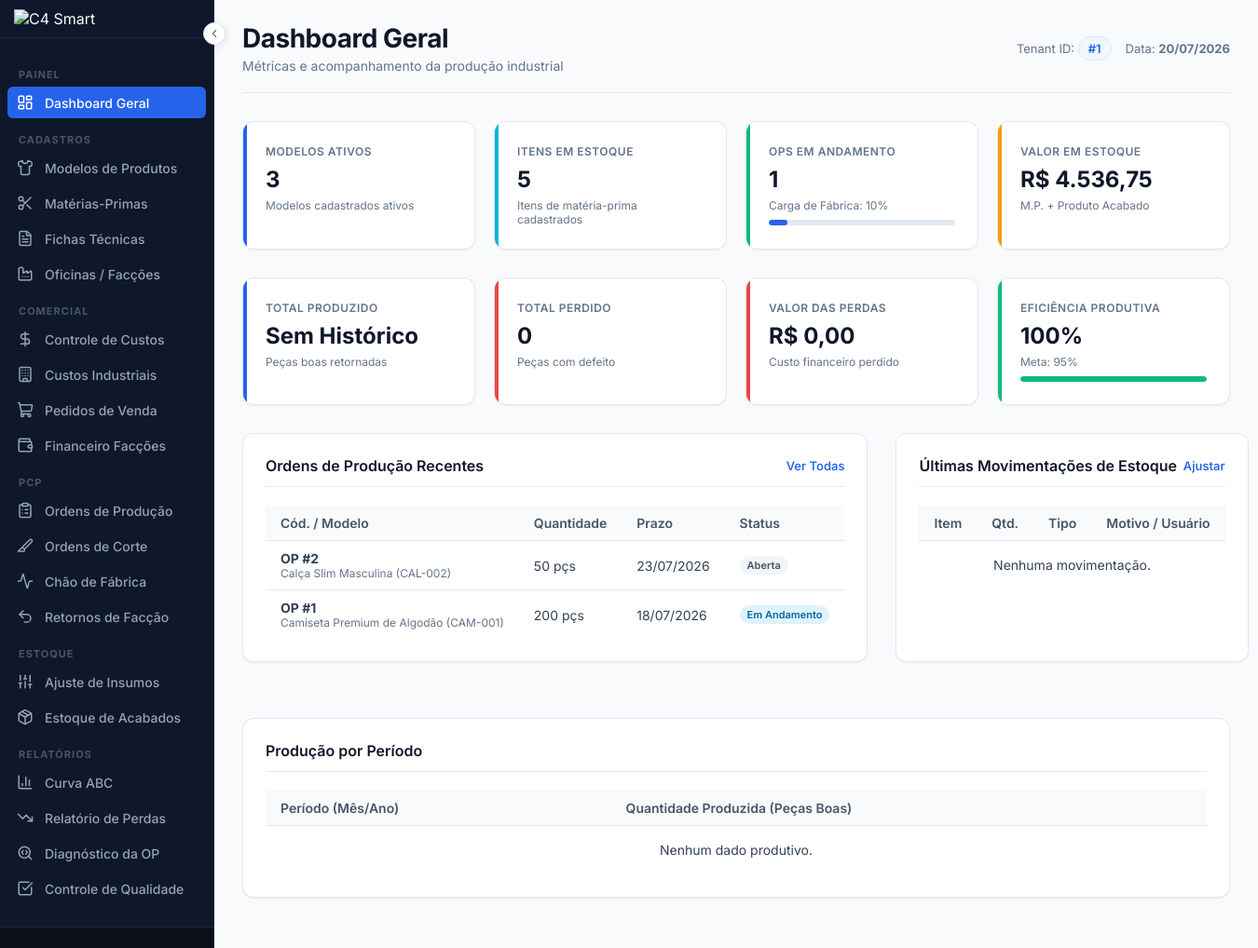
The app's page /dashboard (signed in) with its own data.
### tables this page shows
CREATE TABLE IF NOT EXISTS `ordens_producao` (
  `id` INT AUTO_INCREMENT PRIMARY KEY,
  `tenant_id` INT NOT NULL,
  `pedido_venda_id` INT NULL,
  `produto_modelo_id` INT NOT NULL,
  `oficina_faccao_id` INT NULL,
  `quantidade` INT NOT NULL DEFAULT 0,
  `prazo` DATE NOT NULL,
  `status` ENUM('aberta', 'em andamento', 'concluída', 'cancelada') NOT NULL DEFAULT 'aberta',
  `operadores` INT NOT NULL DEFAULT 1,
  `estoque_baixado` TINYINT NOT NULL DEFAULT 0,
  `criado_em` TIMESTAMP DEFAULT CURRENT_TIMESTAMP,
  CONSTRAINT `fk_op_tenant` FOREIGN KEY (`tenant_id`) REFERENCES `tenants` (`id`) ON DELETE CASCADE,
  CONSTRAINT `fk_op_pedido` FOREIGN KEY (`pedido_venda_id`) REFERENCES `pedidos_venda` (`id`) ON DELETE SET NULL,
  CONSTRAINT `fk_op_produto` FOREIGN KEY (`produto_modelo_id`) REFERENCES `produtos_modelos` (`id`) ON DELETE RESTRICT,
  CONSTRAINT `fk_op_oficina` FOREIGN KEY (`oficina_faccao_id`) REFERENCES `oficinas_faccoes` (`id`) ON DELETE SET NULL
);

CREATE TABLE IF NOT EXISTS `produtos_modelos` (
  `id` INT AUTO_INCREMENT PRIMARY KEY,
  `tenant_id` INT NOT NULL,
  `nome` VARCHAR(255) NOT NULL,
  `referencia` VARCHAR(100) NOT NULL,
  `categoria` VARCHAR(100) NOT NULL,
  `imagem` VARCHAR(255) NULL,
  `grade_tamanhos` VARCHAR(100) NOT NULL DEFAULT 'P,M,G,GG',
  `cor` VARCHAR(50) NOT NULL,
  `status` ENUM('ativo', 'inativo') NOT NULL DEFAULT 'ativo',
  `criado_em` TIMESTAMP DEFAULT CURRENT_TIMESTAMP,
  CONSTRAINT `fk_produtos_tenant` FOREIGN KEY (`tenant_id`) REFERENCES `tenants` (`id`) ON DELETE CASCADE,
  INDEX `idx_produtos_tenant` (`tenant_id`)
);

### app/Views/dashboard/index.php (the view, shortened to what the rows shown need)
<?php require __DIR__ . '/../layouts/header.php'; ?>
<div class="layout-split">
    <div class="card-box">
        <div class="table-responsive">
            <table class="table-custom">
                <thead>
                    <tr>
                        <th>Cód. / Modelo</th>
                        <th>Quantidade</th>
                        <th>Prazo</th>
                        <th>Status</th>
                    </tr>
                </thead>
                <tbody>
                    <?php if (empty($opsRecentes)): ?>
                        <tr>
                            <td colspan="4" class="empty-state">
                                Nenhuma OP cadastrada.
                            </td>
                        </tr>
                    <?php else: ?>
                        <?php foreach ($opsRecentes as $op): ?>
                            <tr>
                                <td>
                                    <strong>OP #<?= $op['id'] ?></strong>
                                    <div style="font-size: 12px; color: var(--muted);"><?= htmlspecialchars($op['modelo_nome']) ?> (<?= htmlspecialchars($op['referencia']) ?>)</div>
                                </td>
                                <td><?= number_format($op['quantidade'], 0, ',', '.') ?> pçs</td>
                                <td><?= date('d/m/Y', strtotime($op['prazo'])) ?></td>
                                <td>
                                    <?php if ($op['status'] === 'aberta'): ?>
                                        <span class="badge badge-secondary">Aberta</span>
                                    <?php elseif ($op['status'] === 'em andamento'): ?>
                                        <span class="badge badge-info">Em Andamento</span>
                                    <?php elseif ($op['status'] === 'concluída'): ?>
                                        <span class="badge badge-success">Concluída</span>
                                    <?php else: ?>
                                        <span class="badge badge-danger">Cancelada</span>
                                    <?php endif; ?>
                                </td>
                            </tr>
                        <?php endforeach; ?>
                    <?php endif; ?>
                </tbody>
            </table>
        </div>
    </div>
    <div class="card-box">
        <div class="table-responsive">
            <table class="table-custom">
                <thead>
                    <tr>
                        <th>Item</th>
                        <th>Qtd.</th>
                        <th>Tipo</th>
                        <th>Motivo / Usuário</th>
                    </tr>
                </thead>
            </table>
        </div>
    </div>
</div>
<div class="card-box">
    <div class="table-responsive">
        <table class="table-custom">
            <thead>
                <tr>
                    <th>Período (Mês/Ano)</th>
                    <th>Quantidade Produzida (Peças Boas)</th>
                </tr>
            </thead>
        </table>
    </div>
</div>
<?php require __DIR__ . '/../layouts/footer.php'; ?>

### records on screen
ordens_producao: id "2", produto_modelo.nome "Calça Slim Masculina", produto_modelo.referencia "CAL-002", quantidade "50", prazo "23/07/2026", status "Aberta"
ordens_producao: id "1", produto_modelo.nome "Camiseta Premium de Algodão", produto_modelo.referencia "CAM-001", quantidade "200", prazo "18/07/2026", status "Em Andamento"

### other values on screen
$title "Dashboard Geral"
$subtitle "Métricas e acompanhamento da produção industrial"
$_SESSION['tenant_id'] "1"
$modelosAtivos "3"
$itensEstoque "5"
$opsAndamento "1"
$cargaFabrica "10"
$valorEstoqueTotal "4.536,75"
$totalPerdido "0"
$valorPerdas "0,00"
$eficiencia "100"
